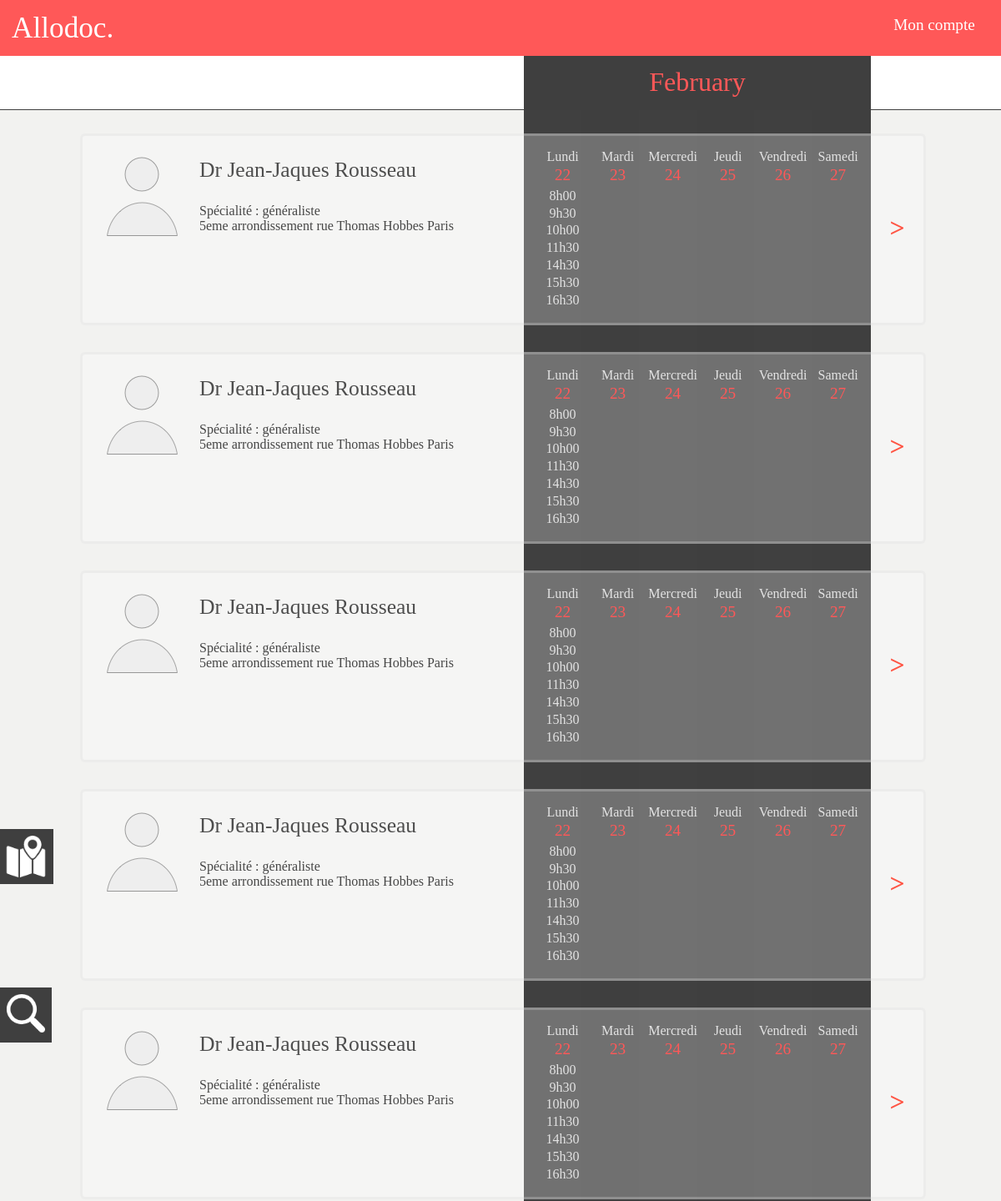
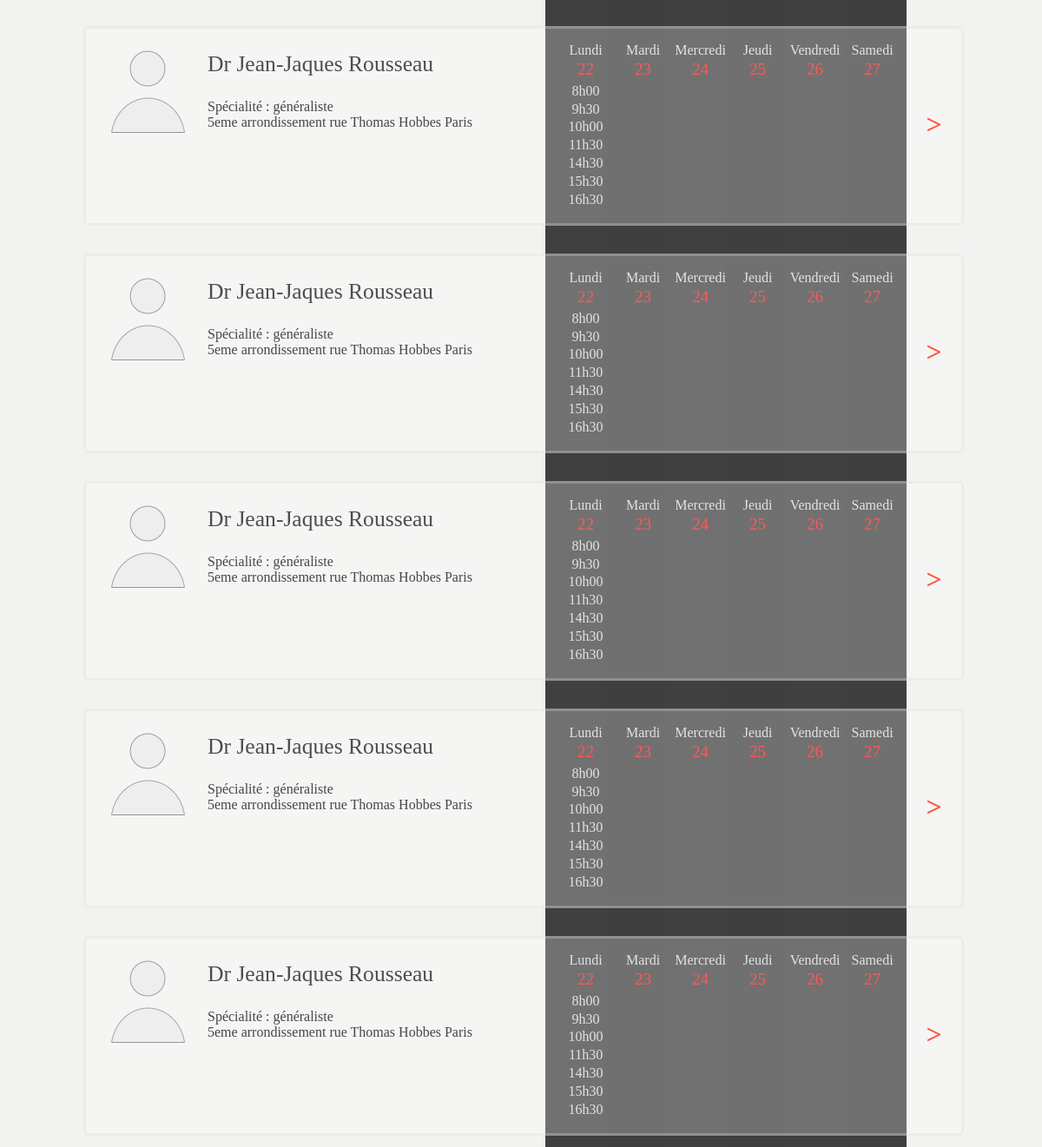
/result.php?d=1456099200&, run on the app's committed database (2 pictures, top to bottom).
### tables this page shows
CREATE TABLE IF NOT EXISTS `medecin` (
`m_id` int(8) NOT NULL,
  `m_nom` varchar(30) NOT NULL,
  `m_prenom` varchar(30) NOT NULL,
  `m_ville` varchar(30) NOT NULL,
  `m_cp` int(6) NOT NULL,
  `m_adresse` varchar(100) NOT NULL,
  `m_telephone` int(11) NOT NULL
);

### includes/calendar.php (the view, shortened to what this page needs)
<?php
function calendarHead($dates){
	$strDays = ['Lundi','Mardi','Mercredi','Jeudi','Vendredi','Samedi'];
	$nextWeek = $dates[0] + (7*3600*24);
	echo'<div class = "nextWeek_btn"> <a href="'.$_SERVER['PHP_SELF'].'?d='.$nextWeek.'&amp">></a> </div>';
   	echo'<div class="calendar">';
   	echo'  <table>';
   	echo'    <thead class = "calendar-head">';
   	echo'     <tr>';
	for($i=0;$i<6;$i++){
		echo '<th>'.$strDays[$i].'<br><p>'.date('d',$dates[$i]).'</p></th>';
	}
   	echo'     </tr>';
   	echo'    </thead>';
}
function getMedecin($id){
	$result = array();
	$sql = '
		SELECT m_nom , m_prenom , m_ville , m_cp , m_adresse
		FROM MEDECIN
		WHERE m_id = '.$id.'
	';
	$querry = mysql_query($sql) or die("Une requête à échouée.");
	while ($row = mysql_fetch_assoc($querry))
	{
		$result = $row;
	}
	return $result;
}
function displayMedecin($day)
{
	$id = 2;
	$medecin = getMedecin($id);
	$dates = array();
	for($i=0; $i<7; $i++){
		$dates[$i] = $day + ($i*3600*24);
	}
   echo'<div class="blocMedecin">';
   echo'<img src="img/128.png" class ="icnMedecin">';
   echo'<div class="infosMedecin">';
   echo'<p class = "nameMedecin"> Dr '.$medecin[m_prenom].' '.$medecin[m_nom].'</p>';
   echo'<p> Spécialité : généraliste<br>';
   echo $medecin[m_adresse].' '.$medecin[m_ville].'</p>';
   echo'</div>';
   calendarHead($dates);
   echo'    <tbody class = "calendar-body">';
   echo'       <tr>';
   echo'         <td>';
   echo'           <a class = "s-horraire" href = "#"> 8h00 </a><br>';
   echo'           <a class = "s-horraire" href = "#"> 9h30 </a><br>';
   echo'           <a class = "s-horraire" href = "#"> 10h00 </a><br>';
   echo'           <a class = "s-horraire" href = "#"> 11h30 </a><br>';
   echo'           <a class = "s-horraire" href = "#"> 14h30 </a><br>';
   echo'           <a class = "s-horraire" href = "#"> 15h30 </a><br>';
   echo'           <a class = "s-horraire" href = "#"> 16h30 </a><br>';
   echo'          </td>';
   echo'         </tr>';
   echo'       </tbody>';
   echo'      </table>';
   echo'     </div>';
   echo'    </div>';
}
?>

### stylesheets/result.css (style rules this page uses)
a { color: inherit; text-decoration: none; }
body { height: 100%; background-color: rgb(242,242,240); }
.blocMedecin { position: relative; font-family: 'avenir next'; margin-top: 2em; margin-left: 6em; width: 84%; height: 14em; background: url("../img/opa2.png"); background-repeat: repeat-x repeat-y; border: 3px solid rgba(215, 215, 215, .3); border-radius: 6px; }
.infosMedecin { position: relative; padding-left: 10%px; color: #464646; float: left; }
.nameMedecin { font-family:"Otama"; font-size: 1.6em; color: rgb(77, 77, 77); }
.icnMedecin { margin: 20px 20px 20px 20px; float: left; }
.nextWeek_btn { position: relative; top:41%; right: 0.7em; float: right; font: 2em 'Otama'; font-weight: bold; color:#FF5544; }
.calendar { position: relative; right: 3.2em; float:right; margin-top: 0.6em; margin-bottom: 2em; }
.calendar-head { color:#e3e3e3; margin:0; padding: 0; }
.calendar-head th { font: 1em 'Otama'; min-width:4em; line-height: 1.8em; text-align: center; }
.calendar-head p { font: 1.2em "avenir"; line-height: 0.8em; color: #ff5858; padding: 0; margin:0px 0px 5px 0px; }
.calendar-body { text-align: center; }
.s-horraire { font-weight: lighter; line-height:1.3em; color:#e3e3e3; transition: all 0.1s linear 0s; }

### data on the page
medecin: m_prenom "Jean-Jaques Jean-Jaques Jean-Jaques Jean-Jaques Jean-Jaques Jean-Jaques Jean-Jaques Jean-Jaques Jean-Jaques Jean-Jaques", m_nom "Rousseau Rousseau Rousseau Rousseau Rousseau Rousseau Rousseau Rousseau Rousseau Rousseau", m_adresse "5eme arrondissement rue Thomas Hobbes 5eme arrondissement rue Thomas Hobbes 5eme arrondissement rue Thomas Hobbes 5eme arrondissement rue Thomas Hobbes 5eme arrondissement rue Thomas Hobbes 5eme arrondissement rue Thomas Hobbes 5eme arrondissement rue Thomas Hobbes 5eme arrondissement rue Thomas Hobbes 5eme arrondissement rue Thomas Hobbes 5eme arrondissement rue Thomas Hobbes", m_ville "Paris Paris Paris Paris Paris Paris Paris Paris Paris Paris"

### other printed values
date("F",$day) "February"
$strDays[$i] "Lundi"
date('d',$dates[$i]) "22"
$strDays[$i] "Mardi"
date('d',$dates[$i]) "23"
$strDays[$i] "Mercredi"
date('d',$dates[$i]) "24"
$strDays[$i] "Jeudi"
date('d',$dates[$i]) "25"
$strDays[$i] "Vendredi"
date('d',$dates[$i]) "26"
$strDays[$i] "Samedi"
date('d',$dates[$i]) "27"
